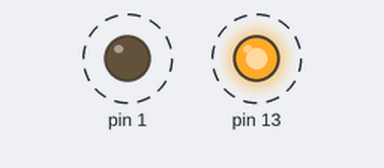
Bench run of a sketch on a simulated Arduino Uno, built with avr-gcc and run on an emulated ATmega328P. Parts: output pins drawn as LEDs (lit = HIGH). Dashed ring = blinking. At 29.7 s the program stops and its outputs stay as they are.

Above: at 0.05 s.
Timing chart, 0 to 3.0 s (numbered marks = the images above):
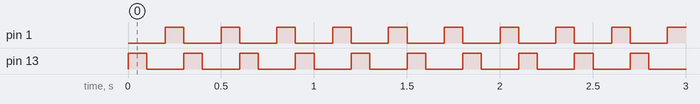

Measured:
- by itself, pin 1, pin 13: alternates HIGH for 0.10 s and LOW for 0.20 s, 198 changes in all, then stays LOW

The sketch:

blinking_led.ino
```cpp
void setup() {
 pinMode(13,OUTPUT);
 pinMode(1,OUTPUT);
}
int i=0;
void loop() {
    i++;
    if(i==100){
     exit(0);
   }
   digitalWrite(13,HIGH);
   delay(100);
   digitalWrite(13,LOW);
   delay(100);
   digitalWrite(1,HIGH);
   delay(100);
   digitalWrite(1,LOW);
}
```
